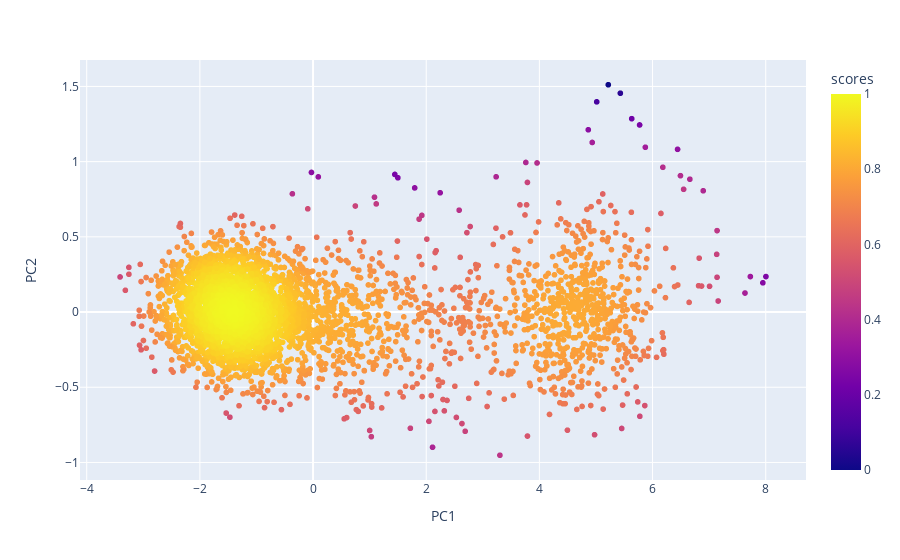

This figure's notebook cell:
### Markdown cell above
We can also plot the score distribution using the 'scores' column

### Code cell
px.scatter(data_frame = distribution, x = 'PC1', y = 'PC2', color = 'scores')

### Figure 1 — Plotly figure (JSON) as saved in the notebook; plotly's stock layout.template omitted (floating-point values rounded to 4 significant figures; data arrays with more than 128 entries replaced by an {"elided": "..."} marker saying what was removed)
{"data": [{"hovertemplate": "PC1=%{x}<br>PC2=%{y}<br>scores=%{marker.color}<extra></extra>", "legendgroup": "", "marker": {"color": {"elided": "3986 float values"}, "coloraxis": "coloraxis", "symbol": "circle"}, "mode": "markers", "name": "", "showlegend": false, "type": "scattergl", "x": {"elided": "3986 float values"}, "xaxis": "x", "y": {"elided": "3986 float values"}, "yaxis": "y"}], "layout": {"coloraxis": {"colorbar": {"title": {"text": "scores"}}, "colorscale": [[0, "#0d0887"], [0.1111, "#46039f"], [0.2222, "#7201a8"], [0.3333, "#9c179e"], [0.4444, "#bd3786"], [0.5556, "#d8576b"], [0.6667, "#ed7953"], [0.7778, "#fb9f3a"], [0.8889, "#fdca26"], [1, "#f0f921"]]}, "legend": {"tracegroupgap": 0}, "margin": {"t": 60}, "xaxis": {"anchor": "y", "domain": [0, 1], "title": {"text": "PC1"}}, "yaxis": {"anchor": "x", "domain": [0, 1], "title": {"text": "PC2"}}}}
